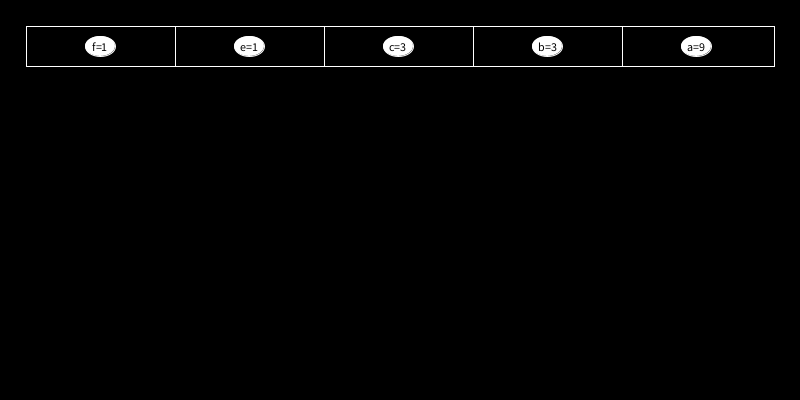
Frame 1 (no input)
Frame 60 (the mouse pressed at the canvas centre just before this capture): identical to frame 1, image omitted
Frame 120 (the mouse held since frame 60 and released just before this capture): identical to frame 1, image omitted

The Processing sketch that drew this single still picture (run headless with seeded random() and noise(); from frame 60 on, the mouse is pressed at the canvas centre):

// Processing sketch: huffman_demo
// ── huffman_demo.pde
// Zatout Chayma
// github.com/ChaymaZatout
// Huffman compression:
Huffman huffman;
Map<Character, String> encodings;
int element_size, table_size, table_width;
int border;
void setup(){
  size(800, 400);
  // Huffman:
  huffman= new Huffman(new String("aaaaaaaaafbbbccce"));
  huffman.compute_char_occurences();
  
  // for visualization:
  border= width/30;
  table_size= huffman.get_nodes().size();
  element_size = (width- border*2) / table_size;
  table_width=40; //<>//
}

void draw(){
  background(0);
  draw_table();
  draw_nodes(huffman.get_nodes());
  if(huffman.get_nodes().size()==1)  display_huffman_table();
}

void keyPressed(){
  huffman.process();
}
void display_huffman_table(){
  encodings = huffman.encode();
  Iterator iterator = encodings.keySet().iterator();
  String to_display= new String("HUFFMAN TABLE:\n");
  while(iterator.hasNext()){
      char val   = (char)(iterator.next());
      String code = encodings.get(val);
      to_display+=val+"  ===>  "+code+"\n";
  }
  textSize(16);
  textAlign(LEFT);
  text(to_display, border, height*1/2);
}
void draw_table(){
  stroke(255);
  line(border, border, width-border, border);
  line(border, border+table_width, width-border, border+table_width);
  line(border, border, border, border+table_width);
  line(width-border, border, width-border, border+table_width);
  for(int i=1; i< table_size; i++)
    line(border+ element_size*i, border, border+ element_size*i, border+table_width);
}

void draw_nodes(PriorityQueue<Node> nodes){
  // Creating an iterator 
  PriorityQueue<Node> iternodes= new PriorityQueue<Node>(nodes);
  int x= border+ element_size/2;
  while(iternodes.size()> 0){ 
    draw_node(iternodes.poll(), x, 70, border+table_width/2); 
    x+=element_size;
  }
} 
  
// see demonstration here: github.com/ChaymaZatout/processing_sketchbook/tree/main/TP_Communication_Multimedia/TP_HUFFMAN/draw_tree
void draw_node(Node node, int x, int step, int y){
  step/=1.5;
  int el=30, eh=20;// the length and the height of an ellipse.
  stroke(255);
  textSize(12);
  if(node != null){
    // Draw lignes first:
    if(node.get_left()!= null)
      line(x,y, x-step, y+20);
    if(node.get_right()!= null)
      line(x,y, x+step, y+20);
    draw_node(node.get_left(), x-step, step, y+30);
    draw_node(node.get_right(), x+step, step, y+30);
    // Draw circles after lignes to be displayed on the top of edges:
    ellipseMode(CENTER);
    ellipse(x, y, el, eh);
    // then draw text on the top of circles:
    textAlign(CENTER);
    fill(0);
    if(node.get_right() == null && node.get_left()== null){
      text(node.get_value()+"="+node.get_nb_occ(), x, y+eh/4);
    }
    else text(node.get_nb_occ(), x, y+eh/4);
    fill(255);
  }
}

// ── huffman.pde
import java.util.*;

class Huffman{
  private PriorityQueue<Node> nodes;
  private String to_encode;
  
  public Huffman(String str){
    Comparator<Node> nodeOccComparator = new Comparator<Node>() {
      @Override
      public int compare(Node n1, Node n2) {
        return n1.get_nb_occ() - n2.get_nb_occ();
      }
    };
    nodes= new PriorityQueue<Node>(nodeOccComparator);
    to_encode = str;
  }
  public void compute_char_occurences(){
    // compute accurences:
    Map<Character, Integer> charCount = new LinkedHashMap<Character, Integer>();
    for (char c : to_encode.toCharArray()) {
      if (!charCount.containsKey(c)) {
         charCount.put(c, 1);
      }
      else {
       charCount.put(c, charCount.get(c) + 1);
      }
    }
    
    // construct priority queue:
    Iterator iterator = charCount.keySet().iterator();
    while(iterator.hasNext()){
      char val   = (char)(iterator.next());
      int occ = charCount.get(val);
      nodes.add(new Node(val, occ));
    }
  }
  
  public void process(){
    if(nodes.size()> 1){
      Node right= nodes.poll();
      Node left = nodes.poll();
      nodes.add(new Node(right.get_nb_occ()+ left.get_nb_occ(), new Node(left), new Node(right)));
    }
  }
  
  public void process_all(){
    while(nodes.size()> 1){
      Node right= nodes.poll();
      Node left = nodes.poll();
      nodes.add(new Node(right.get_nb_occ()+ left.get_nb_occ(), new Node(left), new Node(right)));
    }
  }
  
  // Create Huffman Table:
  public Map<Character, String> encode(){
    encodings = new LinkedHashMap<Character, String>();
    return encode(encodings, null, "");
  }
  
  private Map<Character, String> encode(Map<Character, String> encodings, Node n, String s){
      if(n == null){
        n = nodes.peek();
      }
      if(n.get_left() == null && n.get_left() == null){
            encodings.put(n.get_value(), new String(s));
            return new LinkedHashMap<Character, String>(encodings);
      }
      else{
          if(n.get_left() != null) encodings= new LinkedHashMap<Character, String>(encode(encodings, n.get_left(), s+'0'));
          if(n.get_right() != null) encodings= new LinkedHashMap<Character, String>(encode(encodings, n.get_right(), s+'1'));
      }
     return new LinkedHashMap<Character, String>(encodings);
  }
  
  public Node get_head(){
    return nodes.peek();
  }
  
  public PriorityQueue<Node> get_nodes(){
    return nodes;
  }
}

// ── node.pde
class Node{
  private Node left, right;
  private int nb_occ;
  private char value;
  
  public Node(char value, int nb_occ, Node left, Node right){
    this.value = value;
    this.nb_occ= nb_occ;
    this.left= left;
    this.right= right;
  }
  
  public Node(char value, int nb_occ){
    this(value, nb_occ, null, null);
  }
  
  public Node(int nb_occ, Node left, Node right){
    this(' ', nb_occ, left, right);
  }
  
  public Node(Node n){
    this(n.value, n.nb_occ, n.left, n.right);
  }
  
  @Override
  public boolean equals(Object o){
    if(o instanceof Node){
      Node n= (Node) o;
      return this.value == n.value? true: false;
    }
    return false;
  }
  
  public int get_nb_occ(){
    return nb_occ;
  }
  
  public char get_value(){
    return value;
  }
  
  public Node get_left(){
    return left;
  }
  
  public Node get_right(){
    return right;
  }
  
}
